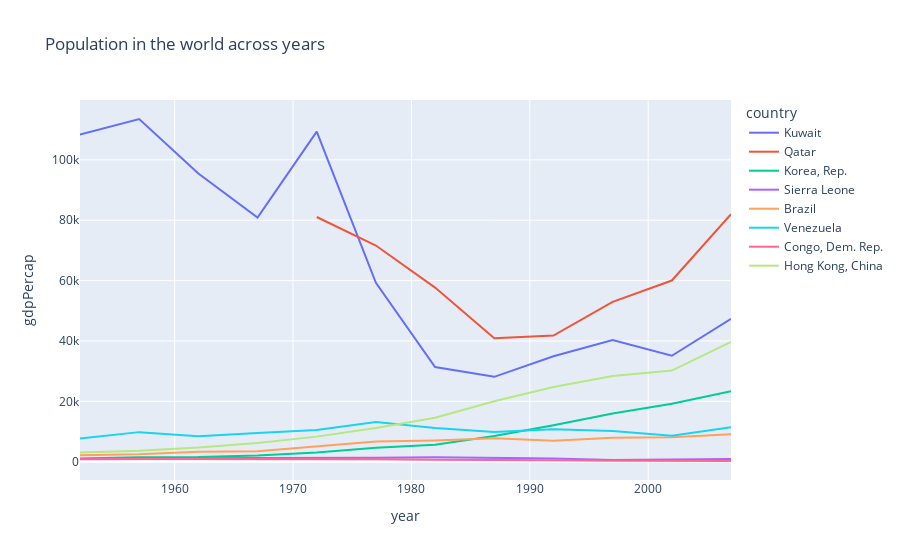

The notebook cell saved with this chart:
### Code cell
countries = ['Kuwait', 'Congo, Dem. Rep.', 'Venezuela', 'Korea, Rep.', 'Hong Kong, China', 'Sierra Leone', 'Brazil', 'Qatar']
fig = px.line((df.groupby(by = ['country', 'year'], as_index = False).mean().
                sort_values('year', ascending = False, ignore_index = True)
                [['year', 'gdpPercap', 'country']]).query("country in @countries", engine = 'python'), 
            x="year", y="gdpPercap", color = 'country', title='Population in the world across years')
fig.show()

### Figure 1 — Plotly figure (JSON) as saved in the notebook; plotly's stock layout.template omitted (floating-point values rounded to 4 significant figures)
{"data": [{"hovertemplate": "country=Kuwait<br>year=%{x}<br>gdpPercap=%{y}<extra></extra>", "legendgroup": "Kuwait", "line": {"color": "#636efa", "dash": "solid"}, "marker": {"symbol": "circle"}, "mode": "lines", "name": "Kuwait", "orientation": "v", "showlegend": true, "type": "scatter", "x": [2007, 2002, 1997, 1992, 1987, 1982, 1977, 1972, 1967, 1962, 1957, 1952], "xaxis": "x", "y": [47310.0, 35110.0, 40300.0, 34930.0, 28120.0, 31350.0, 59270.0, 109300.0, 80890.0, 95460.0, 113500.0, 108400.0], "yaxis": "y"}, {"hovertemplate": "country=Qatar<br>year=%{x}<br>gdpPercap=%{y}<extra></extra>", "legendgroup": "Qatar", "line": {"color": "#EF553B", "dash": "solid"}, "marker": {"symbol": "circle"}, "mode": "lines", "name": "Qatar", "orientation": "v", "showlegend": true, "type": "scatter", "x": [2007, 2002, 1997, 1992, 1987, 1982, 1977, 1972], "xaxis": "x", "y": [82010.0, 60020.0, 52940.0, 41780.0, 40870.0, 57680.0, 71620.0, 81070.0], "yaxis": "y"}, {"hovertemplate": "country=Korea, Rep.<br>year=%{x}<br>gdpPercap=%{y}<extra></extra>", "legendgroup": "Korea, Rep.", "line": {"color": "#00cc96", "dash": "solid"}, "marker": {"symbol": "circle"}, "mode": "lines", "name": "Korea, Rep.", "orientation": "v", "showlegend": true, "type": "scatter", "x": [2007, 2002, 1997, 1992, 1987, 1982, 1977, 1972, 1967, 1962, 1957, 1952], "xaxis": "x", "y": [23350.0, 19230.0, 15990.0, 12100.0, 8533.0, 5623.0, 4657.0, 3031.0, 2029.0, 1536.0, 1488.0, 1031.0], "yaxis": "y"}, {"hovertemplate": "country=Sierra Leone<br>year=%{x}<br>gdpPercap=%{y}<extra></extra>", "legendgroup": "Sierra Leone", "line": {"color": "#ab63fa", "dash": "solid"}, "marker": {"symbol": "circle"}, "mode": "lines", "name": "Sierra Leone", "orientation": "v", "showlegend": true, "type": "scatter", "x": [2007, 2002, 1997, 1992, 1987, 1982, 1977, 1972, 1967, 1962, 1957, 1952], "xaxis": "x", "y": [862.5, 699.5, 574.6, 1069.0, 1294.0, 1465.0, 1348.0, 1354.0, 1206.0, 1117.0, 1004.0, 879.8], "yaxis": "y"}, {"hovertemplate": "country=Brazil<br>year=%{x}<br>gdpPercap=%{y}<extra></extra>", "legendgroup": "Brazil", "line": {"color": "#FFA15A", "dash": "solid"}, "marker": {"symbol": "circle"}, "mode": "lines", "name": "Brazil", "orientation": "v", "showlegend": true, "type": "scatter", "x": [2007, 2002, 1997, 1992, 1987, 1982, 1977, 1972, 1967, 1962, 1957, 1952], "xaxis": "x", "y": [9066.0, 8131.0, 7958.0, 6950.0, 7807.0, 7031.0, 6660.0, 4986.0, 3430.0, 3337.0, 2487.0, 2109.0], "yaxis": "y"}, {"hovertemplate": "country=Venezuela<br>year=%{x}<br>gdpPercap=%{y}<extra></extra>", "legendgroup": "Venezuela", "line": {"color": "#19d3f3", "dash": "solid"}, "marker": {"symbol": "circle"}, "mode": "lines", "name": "Venezuela", "orientation": "v", "showlegend": true, "type": "scatter", "x": [2007, 2002, 1997, 1992, 1987, 1982, 1977, 1972, 1967, 1962, 1957, 1952], "xaxis": "x", "y": [11420.0, 8605.0, 10170.0, 10730.0, 9884.0, 11150.0, 13140.0, 10510.0, 9541.0, 8423.0, 9802.0, 7690.0], "yaxis": "y"}, {"hovertemplate": "country=Congo, Dem. Rep.<br>year=%{x}<br>gdpPercap=%{y}<extra></extra>", "legendgroup": "Congo, Dem. Rep.", "line": {"color": "#FF6692", "dash": "solid"}, "marker": {"symbol": "circle"}, "mode": "lines", "name": "Congo, Dem. Rep.", "orientation": "v", "showlegend": true, "type": "scatter", "x": [2007, 2002, 1997, 1992, 1987, 1982, 1977, 1972, 1967, 1962, 1957, 1952], "xaxis": "x", "y": [277.6, 241.2, 312.2, 457.7, 672.8, 673.7, 795.8, 904.9, 861.6, 896.3, 905.9, 780.5], "yaxis": "y"}, {"hovertemplate": "country=Hong Kong, China<br>year=%{x}<br>gdpPercap=%{y}<extra></extra>", "legendgroup": "Hong Kong, China", "line": {"color": "#B6E880", "dash": "solid"}, "marker": {"symbol": "circle"}, "mode": "lines", "name": "Hong Kong, China", "orientation": "v", "showlegend": true, "type": "scatter", "x": [2007, 2002, 1997, 1992, 1987, 1982, 1977, 1972, 1967, 1962, 1957, 1952], "xaxis": "x", "y": [39720.0, 30210.0, 28380.0, 24760.0, 20040.0, 14560.0, 11190.0, 8316.0, 6198.0, 4693.0, 3629.0, 3054.0], "yaxis": "y"}], "layout": {"legend": {"title": {"text": "country"}, "tracegroupgap": 0}, "title": {"text": "Population in the world across years"}, "xaxis": {"anchor": "y", "domain": [0, 1], "title": {"text": "year"}}, "yaxis": {"anchor": "x", "domain": [0, 1], "title": {"text": "gdpPercap"}}}}
